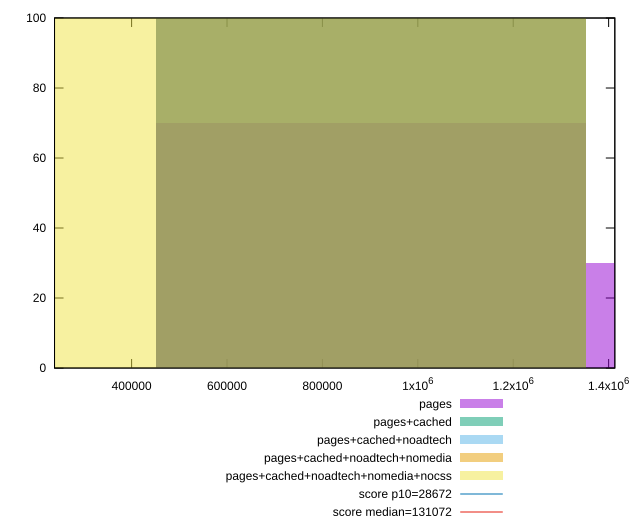

The gnuplot source for this figure:
reset

$pages <<EOF
902249.3582798437 70
1804498.7165596874 30
EOF

$pagesCached <<EOF
902249.3582798437 100
EOF

$pagesCachedNoadtech <<EOF
902249.3582798437 100
EOF

$pagesCachedNoadtechNomedia <<EOF
902249.3582798437 100
EOF

$pagesCachedNoadtechNomediaNocss <<EOF
0 100
EOF

set key outside below
set boxwidth 902249.3582798437
set xrange [238433.28333333333:1412978.248801986]
set yrange [0:100]
set trange [0:100]
set style fill transparent solid 0.5 noborder

set parametric
set terminal svg size 640, 530 enhanced background rgb 'white'
set output "report_00023_2021-02-20T12:14:57.249Z/uses-long-cache-ttl/comparison/histogram/all_raw.svg"

plot $pages title "pages" with boxes, \
     $pagesCached title "pages+cached" with boxes, \
     $pagesCachedNoadtech title "pages+cached+noadtech" with boxes, \
     $pagesCachedNoadtechNomedia title "pages+cached+noadtech+nomedia" with boxes, \
     $pagesCachedNoadtechNomediaNocss title "pages+cached+noadtech+nomedia+nocss" with boxes, \
     28672,t title "score p10=28672", \
     131072,t title "score median=131072"

reset
